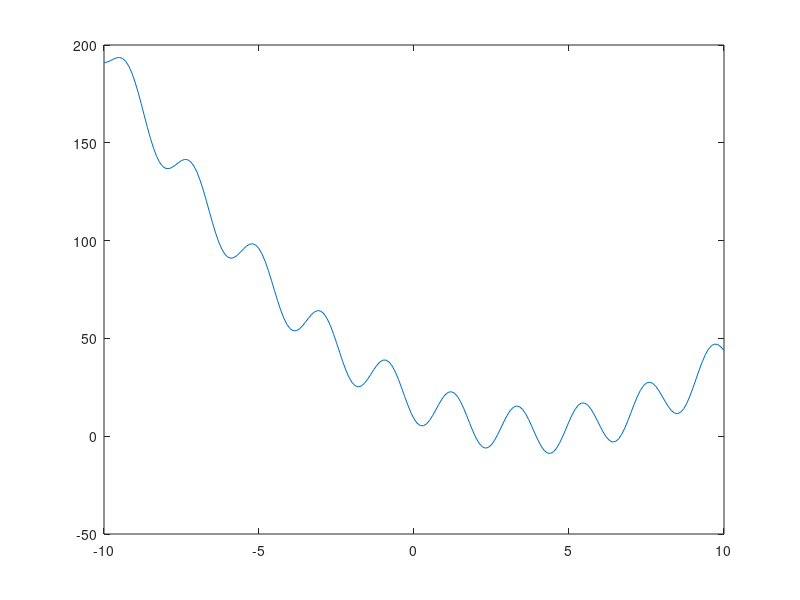

This chart was generated by the following MATLAB code: (Note: this script raises an error after producing the figure.)
%% __Init__
format long
guessList = [2,2.7,4,4.8,6.2,6.7];
f = @(x) x.^2 - 8 .* x - 12 .* sin(3.*x + 1) + 19;
f_prim = @(x) 2 .* x - 8 - 36 * cos(3 .* x + 1); 

%% 1a - plotta f(x)
x = [-10:0.1:10];

figure(1)
grid on
plot(x, f(x))

% Nollstallen:
% x = 2
% x = 2.7
% x = 4
% x = 4.8
% x = 6.2
% x = 6.7

% kod...

%% 1b - fixpunktiterationer
for guess = guessList
    fixpunkt(guess)
end



% kod...

%% 1c - Newton
format long
for guess = guessList(1:5)
    output = newton(guess,f,f_prim,1e-10);
    display([guess,output{1},output{2}])

end
output = newton(guessList(6),f,f_prim,1e-10);
display([guessList(6),output{1},output{2}])
display(output{3})

%% 1d - konvergensplottar
xStarOut = newton(2,f,f_prim,1e-15);
xStar = xStarOut{1};

newtOut = newton(2,f,f_prim,1e-15);
fixOut = fixpunkt(2);

xNewt = newtOut{4};
xFix = fixOut{1};

errFix = abs(xFix-xStar);
errNewt = abs(xNewt-xStar);
disp(errFix)
% disp(errNewt)

% figure(2);

% kod...

%%%%%%%%%%%%%%%%%%%%%%%%%%%%%%%%%%%%%%%%%%%%%%%%%%%%%%%%%%%%%%%%

%function xit = fixpunkt(x0,tau)

%  Indata:
%
%  x0  - startgissning (skalär)
%  tau - feltolerans (skalär)
%
%  Utdata:
%
%  xit - vektor av alla approximationer xit = [x0,x1,x2,x3,...]
%%%%%%%%%%%%%%%%%%%%%%%%%%%%%%%%%%%%%%%%%%%%%%%%%%%%%%%%%%%%%%%%

% kod...

%end

%%%%%%%%%%%%%%%%%%%%%%%%%%%%%%%%%%%%%%%%%%%%%%%%%%%%%%%%%%%%%%%%

% function xit = newton(x0,tau)

%  Indata:
%
%  x0  - startgissning (skalär)
%  tau - feltolerans (skalär)
%
%  Utdata:
%
%  xit - vektor av alla approximationer xit = [x0,x1,x2,x3,...]
%%%%%%%%%%%%%%%%%%%%%%%%%%%%%%%%%%%%%%%%%%%%%%%%%%%%%%%%%%%%%%%%

% kod...

% end
% b
function rot = fixpunkt(gissning)
	tolerance = 1e-10;
    f_fixpunkt = @(x) 1/19 * (x^2 + 11 * x - 12 * sin(3 * x + 1)) + 1;
    
    x = gissning;
	x_prev = x + tolerance * 10;
    itterations = 0;
    xList = [];
    while abs(x - x_prev) > tolerance
        xList = [xList,x];
		x_prev = x;
        x = f_fixpunkt(x);
        itterations = itterations + 1;
    end
    

    rot{1} = xList;
    rot{2} = itterations;

end
%%
% C
function output = newton(gissning,f,f_prim,tolerance)
    x = gissning;
    xPrev = x + tolerance * 2 ;
    list = [];
    numberOfIterations = 0;
    xList = [];
    while abs(x - xPrev) > tolerance
        xPrev = x;
        xList = [xList,x];
        x = x - f(x)/f_prim(x);
        numberOfIterations = numberOfIterations + 1;
        diff = abs(x-xPrev);
        list = [list,diff];
    end
    output{1}=x;
    output{2}=numberOfIterations;
    output{3}=list;
    output{4}=xList;
end
